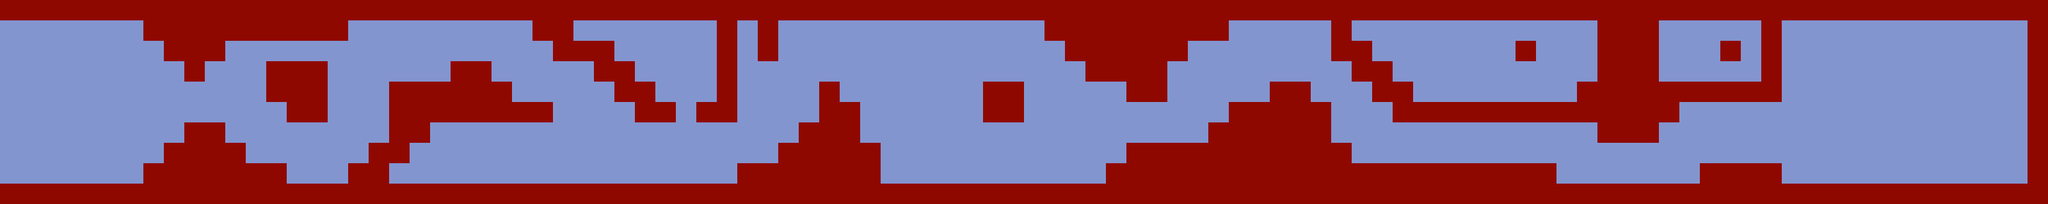

Rendered tile map (Tiled .tmx) drawn with the repository's tilesets; below, a short description and the map source with its tile grids summarised:
An orthogonal 100x10 tile map with 32x32 px tiles, 1 tile layer (Map), 2 tilesets and 1 object.

<map version="1.0" orientation="orthogonal" width="100" height="10" tilewidth="32" tileheight="32">
 <tileset firstgid="1" name="maptile" tilewidth="32" tileheight="32" spacing="1">
  <image source="maptile.png" width="64" height="32" />
 </tileset>
 <tileset firstgid="2" name="maptile" tilewidth="32" tileheight="32">
  <image source="maptile.png" width="64" height="32" />
  <tile id="0">
   <properties>
    <property name="Collidable" value="False" />
   </properties>
  </tile>
  <tile id="1">
   <properties>
    <property name="Collidable" value="True" />
   </properties>
  </tile>
 </tileset>
 <layer name="Map" width="100" height="10">
  <data>[1000 cells, 1000 non-empty, 2 distinct tile ids]</data>
 </layer>
 <objectgroup name="Spawn" width="100" height="10">
  <properties>
   <property name="SpawnPoint" value="" />
  </properties>
  <object x="101" y="141" />
 </objectgroup>
</map>